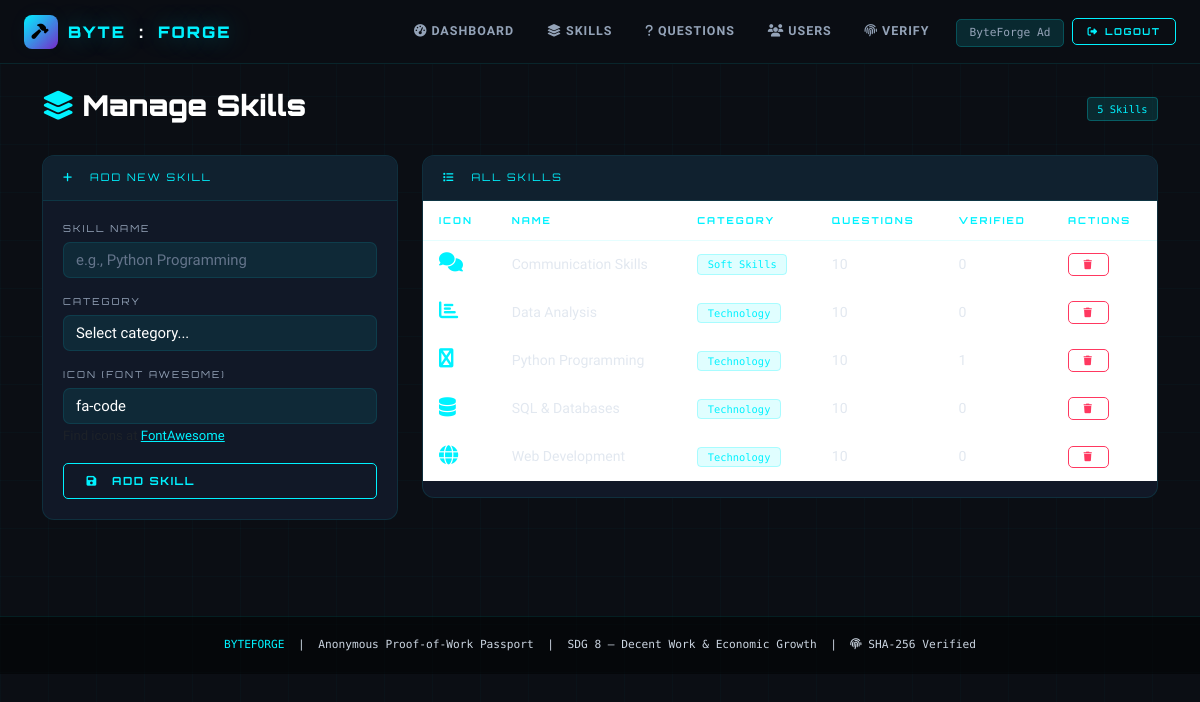
Page /admin/skills (signed in) on the committed database.
### models.py (models this page shows, shortened)
class User(UserMixin, db.Model):
    __tablename__ = 'users'
    id = db.Column(db.Integer, primary_key=True)
    name = db.Column(db.String(120), nullable=False)
    email = db.Column(db.String(120), unique=True, nullable=False, index=True)
    password_hash = db.Column(db.String(256), nullable=False)
    role = db.Column(db.String(20), nullable=False, default='worker', index=True)
    anonymous_id = db.Column(db.String(20), unique=True, nullable=True, index=True)
    shadow_score = db.Column(db.Float, default=0.0)
    trust_score = db.Column(db.Float, default=0.0)
    bio = db.Column(db.Text, nullable=True)
    location = db.Column(db.String(120), nullable=True)
    created_at = db.Column(db.DateTime, default=datetime.utcnow, index=True)
    verified_skills = db.relationship('VerifiedSkill', backref='worker', lazy=True, cascade='all, delete-orphan')
    shortlisted_by = db.relationship('Shortlist', foreign_keys='Shortlist.worker_id', backref='worker', lazy=True, cascade='all, delete-orphan')
    shortlisted = db.relationship('Shortlist', foreign_keys='Shortlist.employer_id', backref='employer', lazy=True, cascade='all, delete-orphan')
    sent_messages = db.relationship('Message', foreign_keys='Message.sender_id', backref='sender', lazy=True)
    received_messages = db.relationship('Message', foreign_keys='Message.receiver_id', backref='receiver', lazy=True)

class Skill(db.Model):
    __tablename__ = 'skills'
    id = db.Column(db.Integer, primary_key=True)
    name = db.Column(db.String(120), nullable=False, unique=True)
    category = db.Column(db.String(80), nullable=False, index=True)
    icon = db.Column(db.String(40), nullable=True, default='fa-code')
    questions = db.relationship('Question', backref='skill', lazy=True, cascade='all, delete-orphan')
    verified_skills = db.relationship('VerifiedSkill', backref='skill', lazy=True)

### routes/admin.py (the view, shortened to what this page needs)
@admin_bp.route('/skills', methods=['GET', 'POST'])
@login_required
@admin_required
def manage_skills():
    skills = Skill.query.order_by(Skill.category, Skill.name).all()
    skill_stats = {}
    for s in skills:
        skill_stats[s.id] = {
            'q_count': Question.query.filter_by(skill_id=s.id).count(),
            'verified': VerifiedSkill.query.filter_by(skill_id=s.id).count(),
        }
    return render_template('admin_skills.html', skills=skills, skill_stats=skill_stats)

### routes/admin.py (called while the page is built)
def admin_required(f):
    @wraps(f)
    def decorated(*args, **kwargs):
        if not current_user.is_authenticated or current_user.role != 'admin':
            flash('Admin access required.', 'danger')
            return redirect(url_for('auth.admin_login'))
        return f(*args, **kwargs)
    return decorated

### templates/admin_skills.html (shortened to what this page needs)
{% extends "base.html" %}
{% block content %}
<div class="d-flex justify-content-between align-items-center mb-4">
    <h2 class="page-title"><i class="fas fa-layer-group me-2" style="color: var(--cyan);"></i>Manage Skills</h2>
    <span class="badge-cyber">{{ skills|length }} Skills</span>
</div>
<div class="row">
    <div class="col-lg-4">
        <div class="card">
            <div class="card-header">
                <i class="fas fa-plus me-2"></i>ADD NEW SKILL
            </div>
            <div class="card-body">
                <form method="POST">
                    <div class="mb-3">
                        <label class="form-label">Skill Name</label>
                        <input type="text" name="name" class="form-control" placeholder="e.g., Python Programming" required>
                    </div>
                    <div class="mb-3">
                        <label class="form-label">Category</label>
                        <select name="category" class="form-select" required>
                            <option value="">Select category...</option>
                        </select>
                    </div>
                    <div class="mb-3">
                        <label class="form-label">Icon (Font Awesome)</label>
                        <input type="text" name="icon" class="form-control" value="fa-code" placeholder="e.g., fa-python">
                        <small class="text-muted">Find icons at <a href="https://fontawesome.com/icons" target="_blank" style="color: var(--cyan);">FontAwesome</a></small>
                    </div>
                    <button type="submit" class="btn-c w-100">
                        <i class="fas fa-save me-2"></i>Add Skill
                    </button>
                </form>
            </div>
        </div>
    </div>
    <div class="col-lg-8">
        <div class="card">
            <div class="card-header">
                <i class="fas fa-list me-2"></i>ALL SKILLS
            </div>
            <div class="card-body p-0">
                <table class="table">
                    <thead>
                        <tr>
                            <th>Icon</th>
                            <th>Name</th>
                            <th>Category</th>
                            <th>Questions</th>
                            <th>Verified</th>
                            <th>Actions</th>
                        </tr>
                    </thead>
                    <tbody>
                        {% for skill in skills %}
                        <tr>
                            <td><i class="fas {{ skill.icon }}" style="color: var(--cyan); font-size: 1.2rem;"></i></td>
                            <td style="color: var(--text);">{{ skill.name }}</td>
                            <td><span class="badge-cyber">{{ skill.category }}</span></td>
                            <td>{{ skill_stats[skill.id].q_count }}</td>
                            <td>{{ skill_stats[skill.id].verified }}</td>
                            <td>
                                <form method="POST" action="/admin/skills/delete/{{ skill.id }}" style="display: inline;">
                                    <button type="submit" class="btn-cd btn-sm-c" onclick="return confirm('Delete {{ skill.name }}? This will also delete all related questions and verifications!')">
                                        <i class="fas fa-trash"></i>
                                    </button>
                                </form>
                            </td>
                        </tr>
                        {% endfor %}
                    </tbody>
                </table>
            </div>
        </div>
    </div>
</div>
{% endblock %}

### templates/base.html (shortened to what this page needs)
<!DOCTYPE html>
<html lang="en">
<head>
  <link href="https://cdn.jsdelivr.net/npm/bootstrap@5.3.3/dist/css/bootstrap.min.css" rel="stylesheet"/>
  <link href="https://cdnjs.cloudflare.com/ajax/libs/font-awesome/6.5.0/css/all.min.css" rel="stylesheet"/>
</head>
<body>
<nav class="navbar navbar-expand-lg">
  <div class="container-fluid px-3 px-lg-4">
    <a class="navbar-brand" href="/">
      <div class="brand-shield"><i class="fas fa-hammer"></i></div>
      BYTE<span style="color:#fff;margin:0 3px">:</span>FORGE
    </a>
    <div class="collapse navbar-collapse" id="navMain">
      <ul class="navbar-nav ms-auto align-items-center gap-1 py-2 py-lg-0">
        {% if current_user.is_authenticated %}
          {% if current_user.role == 'worker' %}
            <li class="nav-item"><a class="nav-link" href="/worker/dashboard"><i class="fas fa-grip-horizontal me-1"></i>Dashboard</a></li>
            <li class="nav-item"><a class="nav-link" href="/worker/skills"><i class="fas fa-bolt me-1"></i>Gauntlet</a></li>
            <li class="nav-item"><a class="nav-link" href="/worker/passport"><i class="fas fa-id-card me-1"></i>Passport</a></li>
            <li class="nav-item"><a class="nav-link" href="/worker/leaderboard"><i class="fas fa-trophy me-1"></i>Ranks</a></li>
            <li class="nav-item"><a class="nav-link" href="/worker/inbox"><i class="fas fa-envelope me-1"></i>Inbox</a></li>
          {% elif current_user.role == 'admin' %}
            <li class="nav-item"><a class="nav-link" href="/admin/dashboard"><i class="fas fa-tachometer-alt me-1"></i>Dashboard</a></li>
            <li class="nav-item"><a class="nav-link" href="/admin/skills"><i class="fas fa-layer-group me-1"></i>Skills</a></li>
            <li class="nav-item"><a class="nav-link" href="/admin/questions"><i class="fas fa-question me-1"></i>Questions</a></li>
            <li class="nav-item"><a class="nav-link" href="/admin/users"><i class="fas fa-users me-1"></i>Users</a></li>
          {% endif %}
          <li class="nav-item"><a class="nav-link" href="/verify"><i class="fas fa-fingerprint me-1"></i>Verify</a></li>
          <li class="nav-item ms-2">
            <span style="font-family:var(--M);font-size:.7rem;color:var(--muted);padding:.4rem .8rem;background:var(--cyan-dim);border:1px solid var(--border2);border-radius:5px;">
              {{ current_user.anonymous_id or current_user.name[:12] }}
            </span>
          </li>
          <li class="nav-item ms-1">
            <a class="btn-c" href="/logout" style="padding:.35rem .9rem; font-size:.6rem;"><i class="fas fa-sign-out-alt"></i> Logout</a>
          </li>
        {% endif %}
      </ul>
    </div>
  </div>
</nav>
<main class="container py-4">
{% block content %}{% endblock %}
</main>
<footer>
  <div class="container">
    <span class="text-c">BYTEFORGE</span> &nbsp;|&nbsp;
    Anonymous Proof-of-Work Passport &nbsp;|&nbsp;
    SDG 8 — Decent Work &amp; Economic Growth &nbsp;|&nbsp;
    <i class="fas fa-fingerprint"></i> SHA-256 Verified
  </div>
</footer>
</body>
</html>

### templates/base.html (style rules this page uses)
:root { --bg: #0b0e14; --bg2: #0f1520; --bg3: #111827; --bg4: #151f30; --cyan: #00f2ff; --cyan-dim: rgba(0,242,255,.12); --cyan-glow: 0 0 24px rgba(0,242,255,.35); --pink: #ff006e; --pink-dim: rgba(255,0,110,.12); --pink-glow: 0 0 24px rgba(255,0,110,.35); --purple: #7928ca; --green: #00ff9d; --yellow: #ffd60a; --red: #ff3860; --text: #e2e8f0; --muted: #94a3b8; --border: rgba(0,242,255,.10); --border2: rgba(0,242,255,.20); --F: 'Orbitron', monospace; --M: 'Share Tech Mono', monospace; --B: 'Rajdhani', sans-serif; }
* { box-sizing: border-box; margin: 0; padding: 0; }
html { scroll-behavior: smooth; }
body { background: var(--bg); color: var(--text); font-family: var(--B); font-size: 15px; min-height: 100vh; overflow-x: hidden; }
body::before { content: ''; position: fixed; inset: 0; z-index: 0; pointer-events: none; background-image: linear-gradient(rgba(0,242,255,.025) 1px, transparent 1px), linear-gradient(90deg, rgba(0,242,255,.025) 1px, transparent 1px); background-size: 48px 48px; }
main { position: relative; z-index: 1; }
.navbar { background: rgba(11,14,20,.97) !important; border-bottom: 1px solid var(--border); backdrop-filter: blur(20px); padding: .6rem 0; position: sticky; top: 0; z-index: 1000; }
.navbar-brand { font-family: var(--F); font-weight: 900; font-size: 1rem; color: var(--cyan) !important; letter-spacing: 2px; text-shadow: var(--cyan-glow); display: flex; align-items: center; gap: 10px; }
.brand-shield { width: 34px; height: 34px; border-radius: 8px; background: linear-gradient(135deg, var(--cyan), var(--purple)); display: flex; align-items: center; justify-content: center; color: #000; font-size: .95rem; }
.nav-link { font-family: var(--B); font-weight: 600; font-size: .78rem; letter-spacing: 1px; text-transform: uppercase; color: var(--muted) !important; padding: .45rem .9rem !important; border-radius: 5px; transition: color .2s, background .2s; }
.card { background: var(--bg3); border: 1px solid var(--border); border-radius: 12px; transition: border-color .3s, box-shadow .3s; margin-bottom: 1.5rem; }
.card-header { background: rgba(0,242,255,.04); border-bottom: 1px solid var(--border); padding: .9rem 1.25rem; border-radius: 12px 12px 0 0 !important; font-family: var(--F); font-size: .65rem; letter-spacing: 2px; color: var(--cyan); display: flex; align-items: center; gap: .5rem; text-transform: uppercase; }
.card-body { padding: 1.25rem; }
.btn-c, .btn-cp, .btn-cd, .btn-cs { display: inline-flex; align-items: center; gap: .4rem; font-family: var(--F); font-size: .7rem; font-weight: 700; letter-spacing: 1.5px; text-transform: uppercase; padding: .55rem 1.4rem; border-radius: 5px; border: 1px solid; cursor: pointer; text-decoration: none; transition: all .25s; white-space: nowrap; background: transparent; }
.btn-c { border-color: var(--cyan); color: var(--cyan); }
.btn-cd { border-color: var(--red); color: var(--red); }
.btn-sm-c { padding: .35rem .9rem; font-size: .6rem; }
.form-control, .form-select, textarea.form-control { background: rgba(0,242,255,.08) !important; border: 1px solid var(--border) !important; color: #ffffff !important; border-radius: 7px; font-family: var(--B); font-size: .93rem; }
.form-control::placeholder { color: #64748b !important; }
.form-label { font-family: var(--F); font-size: .6rem; letter-spacing: 2px; color: var(--muted); margin-bottom: .4rem; display: block; text-transform: uppercase; }
.badge-cyber { background: var(--cyan-dim); color: var(--cyan); border: 1px solid rgba(0,242,255,.25); font-family: var(--M); font-size: .65rem; padding: .2rem .6rem; border-radius: 4px; }
.page-title { font-family: var(--F); font-weight: 900; font-size: 1.8rem; color: #ffffff !important; }
.text-c { color: var(--cyan) !important; }
p, li, span, div { color: #cbd5e1; }
strong, b, h1, h2, h3, h4, h5, h6 { color: #ffffff !important; }
.table { color: var(--text); }
.table thead th { font-family: var(--F); font-size: .6rem; letter-spacing: 2px; color: var(--cyan); border-bottom: 1px solid var(--border); padding: .75rem 1rem; text-transform: uppercase; }
.table tbody td { font-family: var(--B); font-size: .88rem; border-bottom: 1px solid rgba(255,255,255,.04); padding: .75rem 1rem; vertical-align: middle; color: #e2e8f0 !important; font-weight: 400; }
footer { position: relative; z-index: 1; background: rgba(0,0,0,.5); border-top: 1px solid var(--border); padding: 1.25rem 0; text-align: center; font-family: var(--M); font-size: .7rem; color: var(--muted); margin-top: 3rem; }

### rows in the picture
User: name "ByteForge Ad"
Skill: name "Communication Skills", category "Soft Skills", skill_stats "10", skill_stats "0"
Skill: name "Data Analysis", category "Technology", skill_stats "10", skill_stats "0"
Skill: name "Python Programming", category "Technology", skill_stats "10", id "1"
Skill: name "SQL & Databases", category "Technology", skill_stats "10", skill_stats "0"
Skill: name "Web Development", category "Technology", skill_stats "10", skill_stats "0"

### other values in the picture
{{ skills|length }} "5"
